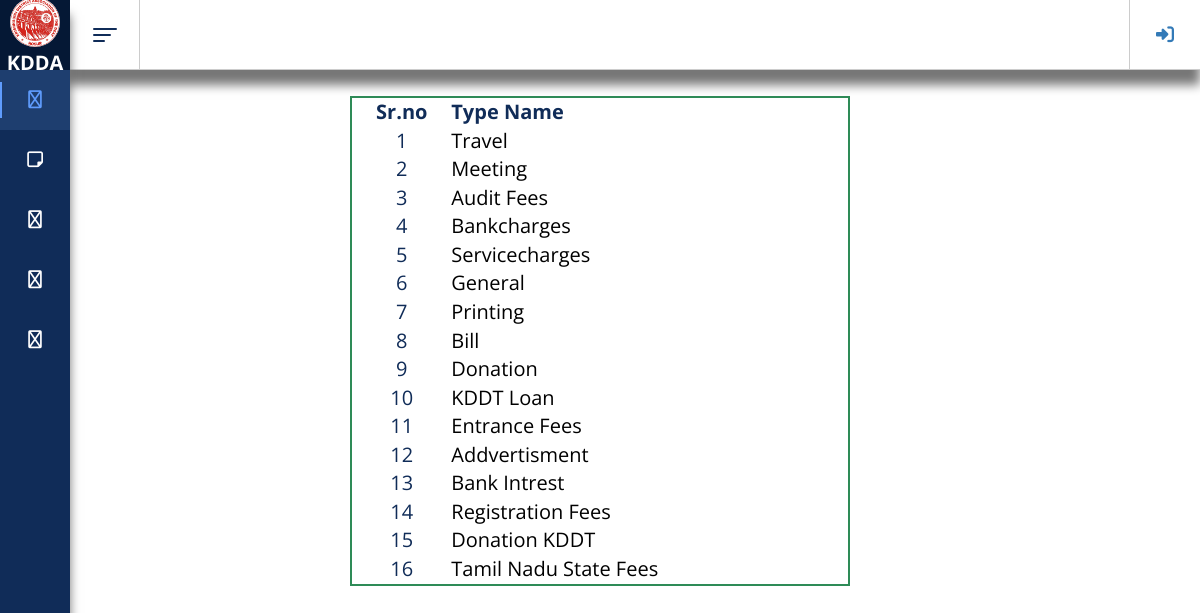
/expense-type/, run on the app's committed database.
### app/models.py (models this page shows)
class ExpenseType(models.Model):
    etypeid = models.IntegerField()
    etypename = models.CharField(max_length=50,null=True,blank=True)

### app/views.py (the view)
# urls.py: path('expense-type/',views.expensetype,name='expense-type'),
def expensetype(request):
    context = {
        'expensetypes':ExpenseType.objects.all()
    }
    return render(request,'expense-type.html',context)

### app/templates/expense-type.html
{% extends 'base.html' %}
{% block content %}
<div class="container" style="margin-top:8%;">
    <div class="table-responsive">
        <table width="45%" style="margin:0 auto;border-collapse:collapse;border:2px solid seagreen;font-size:20px;padding:15px;">
            <thead>
                <tr>
                    <th class="header" style="text-align: center;">Sr.no</th>
                    <th class="amt">Type Name</th>
                </tr>
            </thead>
            <tbody>
              {% for expensetype in expensetypes %}
                <tr>
                    <td scope="row" class="detail" style="text-align: center;">{{ expensetype.etypeid }}</td>
                    <td><a href="{% url 'add-expense' expensemode=expensetype.etypename %}" style="color: black;text-decoration:none;">{{ expensetype.etypename }}</a></td>
                </tr>
                {% endfor %}
            </tbody>
        </table>
    </div>
</div>
{% endblock %}

### app/static/css/style.css (style rules this page uses)
html, body { height: 100%; width: 100%; }
body { margin: 0; padding: 0; font-family: "Open Sans"; font-size: 14px; font-weight: 400; overflow: hidden; background-color: #ececec; color: #102c58; }
* { -webkit-box-sizing: border-box; -moz-box-sizing: border-box; box-sizing: border-box; }

### data on the page
ExpenseType: etypeid "1", etypename "Travel"
ExpenseType: etypeid "2", etypename "Meeting"
ExpenseType: etypeid "3", etypename "Audit Fees"
ExpenseType: etypeid "4", etypename "Bankcharges"
ExpenseType: etypeid "5", etypename "Servicecharges"
ExpenseType: etypeid "6", etypename "General"
ExpenseType: etypeid "7", etypename "Printing"
ExpenseType: etypeid "8", etypename "Bill"
ExpenseType: etypeid "9", etypename "Donation"
ExpenseType: etypeid "10", etypename "KDDT Loan"
ExpenseType: etypeid "11", etypename "Entrance Fees"
ExpenseType: etypeid "12", etypename "Addvertisment"
ExpenseType: etypeid "13", etypename "Bank Intrest"
ExpenseType: etypeid "14", etypename "Registration Fees"
ExpenseType: etypeid "15", etypename "Donation KDDT"
ExpenseType: etypeid "16", etypename "Tamil Nadu State Fees"
